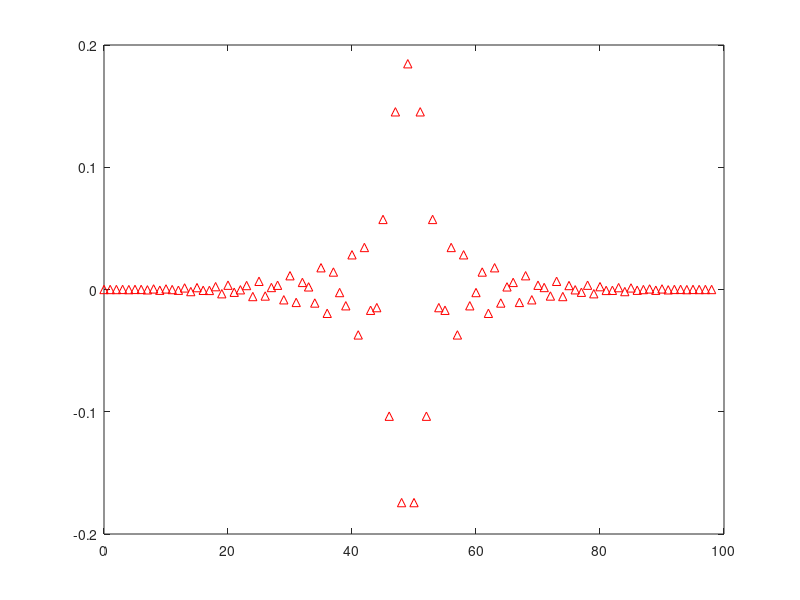
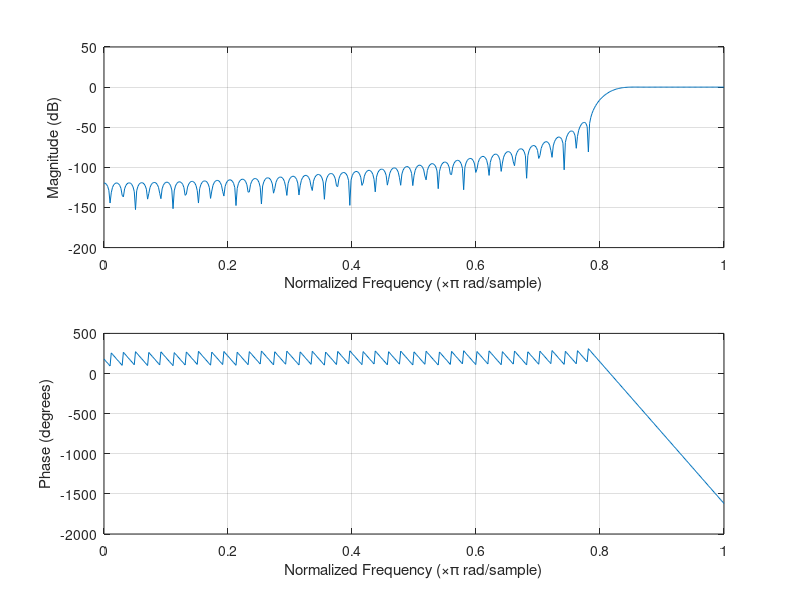
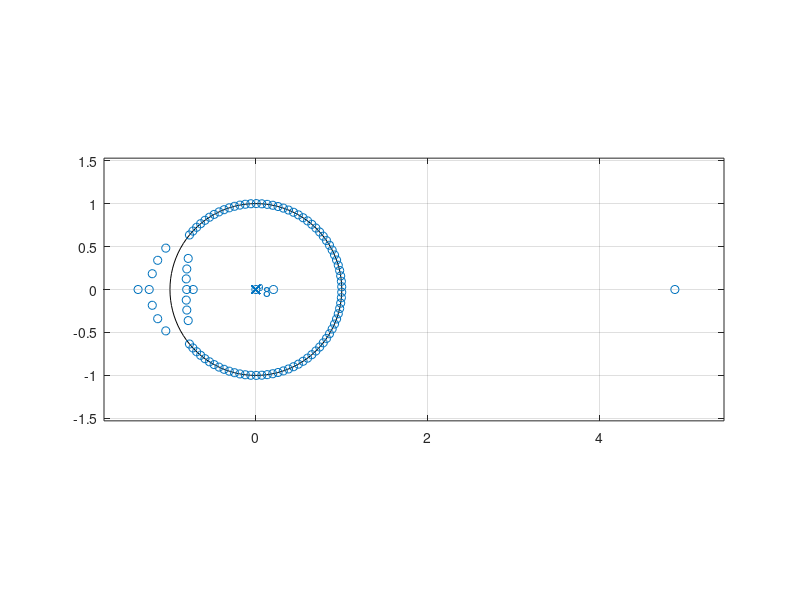

Write MATLAB code to recreate these figures, in order.
clear();

Fs_2 = 44100 / 2;
passband = 18000 / Fs_2;
N = 98;
Wn = passband;
type = 'high';

% Päästökaistan maksimivärähtely 0.1 dB
% Estokaistan minimivaimennus 30 dB
% => opintomoniste s.84 taulukko
% => Hanning

window = hanning(N+1)

d = fir1 (N, passband, type, window);

impz(d)
figure
freqz(d)
figure
zplane(d)